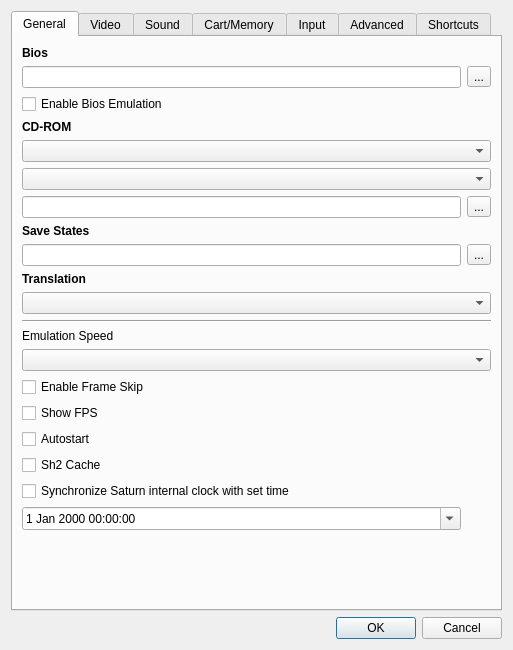
<?xml version="1.0" encoding="UTF-8"?>
<ui version="4.0">
 <class>UISettings</class>
 <widget class="QDialog" name="UISettings">
  <property name="geometry">
   <rect>
    <x>0</x>
    <y>0</y>
    <width>513</width>
    <height>650</height>
   </rect>
  </property>
  <property name="windowTitle">
   <string>Settings</string>
  </property>
  <layout class="QVBoxLayout">
   <item>
    <widget class="QTabWidget" name="twPages">
     <property name="currentIndex">
      <number>0</number>
     </property>
     <widget class="QWidget" name="wGeneral">
      <attribute name="title">
       <string>General</string>
      </attribute>
      <layout class="QGridLayout" name="gridLayout1">
       <item row="11" column="0" colspan="2">
        <widget class="QComboBox" name="cbTranslation"/>
       </item>
       <item row="9" column="1">
        <widget class="QToolButton" name="tbSaveStates">
         <property name="text">
          <string>...</string>
         </property>
        </widget>
       </item>
       <item row="7" column="1">
        <widget class="QToolButton" name="tbCdRom">
         <property name="text">
          <string>...</string>
         </property>
        </widget>
       </item>
       <item row="9" column="0">
        <widget class="QLineEdit" name="leSaveStates"/>
       </item>
       <item row="8" column="0" colspan="2">
        <widget class="QLabel" name="lSaveStates">
         <property name="font">
          <font>
           <bold>true</bold>
          </font>
         </property>
         <property name="text">
          <string>Save States</string>
         </property>
         <property name="textFormat">
          <enum>Qt::TextFormat::PlainText</enum>
         </property>
        </widget>
       </item>
       <item row="4" column="0" colspan="2">
        <widget class="QLabel" name="lCdRom">
         <property name="font">
          <font>
           <bold>true</bold>
          </font>
         </property>
         <property name="text">
          <string>CD-ROM</string>
         </property>
         <property name="textFormat">
          <enum>Qt::TextFormat::PlainText</enum>
         </property>
        </widget>
       </item>
       <item row="14" column="0" colspan="2">
        <widget class="Line" name="line">
         <property name="orientation">
          <enum>Qt::Orientation::Horizontal</enum>
         </property>
        </widget>
       </item>
       <item row="24" column="0">
        <widget class="QDateTimeEdit" name="dteBaseTime">
         <property name="calendarPopup">
          <bool>true</bool>
         </property>
        </widget>
       </item>
       <item row="6" column="0" colspan="2">
        <widget class="QComboBox" name="cbCdDrive">
         <property name="sizePolicy">
          <sizepolicy hsizetype="Minimum" vsizetype="Fixed">
           <horstretch>0</horstretch>
           <verstretch>0</verstretch>
          </sizepolicy>
         </property>
        </widget>
       </item>
       <item row="5" column="0" colspan="2">
        <widget class="QComboBox" name="cbCdRom"/>
       </item>
       <item row="10" column="0" colspan="2">
        <widget class="QLabel" name="lTranslation">
         <property name="font">
          <font>
           <bold>true</bold>
          </font>
         </property>
         <property name="text">
          <string>Translation</string>
         </property>
         <property name="textFormat">
          <enum>Qt::TextFormat::PlainText</enum>
         </property>
        </widget>
       </item>
       <item row="1" column="1">
        <widget class="QToolButton" name="tbBios">
         <property name="text">
          <string>...</string>
         </property>
        </widget>
       </item>
       <item row="17" column="0" colspan="2">
        <widget class="QCheckBox" name="cbEnableFrameSkipLimiter">
         <property name="text">
          <string>Enable Frame Skip</string>
         </property>
        </widget>
       </item>
       <item row="0" column="0" colspan="2">
        <widget class="QLabel" name="lBios">
         <property name="font">
          <font>
           <bold>true</bold>
          </font>
         </property>
         <property name="text">
          <string>Bios</string>
         </property>
         <property name="textFormat">
          <enum>Qt::TextFormat::PlainText</enum>
         </property>
        </widget>
       </item>
       <item row="23" column="0">
        <widget class="QCheckBox" name="cbClockSync">
         <property name="text">
          <string>Synchronize Saturn internal clock with set time</string>
         </property>
        </widget>
       </item>
       <item row="7" column="0">
        <widget class="QLineEdit" name="leCdRom"/>
       </item>
       <item row="2" column="0">
        <widget class="QCheckBox" name="cbEnableBiosEmulation">
         <property name="text">
          <string>Enable Bios Emulation</string>
         </property>
        </widget>
       </item>
       <item row="1" column="0">
        <widget class="QLineEdit" name="leBios"/>
       </item>
       <item row="25" column="0">
        <spacer>
         <property name="orientation">
          <enum>Qt::Orientation::Vertical</enum>
         </property>
         <property name="sizeHint" stdset="0">
          <size>
           <width>20</width>
           <height>2</height>
          </size>
         </property>
        </spacer>
       </item>
       <item row="20" column="0" colspan="2">
        <widget class="QCheckBox" name="cbShowFPS">
         <property name="text">
          <string>Show FPS</string>
         </property>
        </widget>
       </item>
       <item row="21" column="0" colspan="2">
        <widget class="QCheckBox" name="cbAutostart">
         <property name="text">
          <string>Autostart</string>
         </property>
        </widget>
       </item>
       <item row="15" column="0">
        <widget class="QLabel" name="label_emulationspeed">
         <property name="text">
          <string>Emulation Speed</string>
         </property>
        </widget>
       </item>
       <item row="16" column="0" colspan="2">
        <widget class="QComboBox" name="cbEmulationSpeed"/>
       </item>
       <item row="22" column="0">
        <widget class="QCheckBox" name="cbSh2Cache">
         <property name="text">
          <string>Sh2 Cache</string>
         </property>
        </widget>
       </item>
      </layout>
     </widget>
     <widget class="QWidget" name="wVideo">
      <attribute name="title">
       <string>Video</string>
      </attribute>
      <layout class="QGridLayout" name="gridLayout2">
       <item row="27" column="0">
        <widget class="QLabel" name="label_6">
         <property name="text">
          <string>Polygon Generation</string>
         </property>
        </widget>
       </item>
       <item row="25" column="0">
        <widget class="QPushButton" name="btnLow">
         <property name="text">
          <string>Low</string>
         </property>
        </widget>
       </item>
       <item row="28" column="1" colspan="2">
        <widget class="QComboBox" name="cbResolution"/>
       </item>
       <item row="1" column="0" colspan="3">
        <widget class="QComboBox" name="cbVideoCore"/>
       </item>
       <item row="34" column="0" colspan="3">
        <spacer>
         <property name="orientation">
          <enum>Qt::Orientation::Vertical</enum>
         </property>
         <property name="sizeHint" stdset="0">
          <size>
           <width>20</width>
           <height>2</height>
          </size>
         </property>
        </spacer>
       </item>
       <item row="25" column="1" colspan="2">
        <widget class="QPushButton" name="btnHigh">
         <property name="text">
          <string>High</string>
         </property>
        </widget>
       </item>
       <item row="26" column="1" colspan="2">
        <widget class="QComboBox" name="cbFilterMode"/>
       </item>
       <item row="27" column="1" colspan="2">
        <widget class="QComboBox" name="cbPolygonGeneration"/>
       </item>
       <item row="26" column="0">
        <widget class="QLabel" name="label_5">
         <property name="text">
          <string>Filter</string>
         </property>
        </widget>
       </item>
       <item row="30" column="0">
        <widget class="QLabel" name="label_8">
         <property name="text">
          <string>RBG Resolution</string>
         </property>
        </widget>
       </item>
       <item row="0" column="0" colspan="3">
        <widget class="QLabel" name="lVideoCore">
         <property name="font">
          <font>
           <bold>true</bold>
          </font>
         </property>
         <property name="text">
          <string>Video Core</string>
         </property>
         <property name="textFormat">
          <enum>Qt::TextFormat::PlainText</enum>
         </property>
        </widget>
       </item>
       <item row="6" column="0">
        <widget class="QLabel" name="lFullScreenResolution">
         <property name="font">
          <font>
           <bold>true</bold>
          </font>
         </property>
         <property name="text">
          <string>Fullscreen Resolution</string>
         </property>
         <property name="textFormat">
          <enum>Qt::TextFormat::PlainText</enum>
         </property>
        </widget>
       </item>
       <item row="28" column="0">
        <widget class="QLabel" name="label_7">
         <property name="text">
          <string>Internal Resolution</string>
         </property>
        </widget>
       </item>
       <item row="11" column="0">
        <widget class="QCheckBox" name="cbRotateScreen">
         <property name="text">
          <string>Rotate 90 degree</string>
         </property>
        </widget>
       </item>
       <item row="24" column="0">
        <widget class="QLabel" name="label">
         <property name="font">
          <font>
           <bold>true</bold>
          </font>
         </property>
         <property name="text">
          <string>Render Quality</string>
         </property>
        </widget>
       </item>
       <item row="12" column="0">
        <widget class="QCheckBox" name="cbFullscreen">
         <property name="text">
          <string>Start in Fullscreen</string>
         </property>
        </widget>
       </item>
       <item row="31" column="0">
        <widget class="QCheckBox" name="cbUseComputeShader">
         <property name="text">
          <string>Use compute shader for RBG generation</string>
         </property>
        </widget>
       </item>
       <item row="30" column="1" colspan="2">
        <widget class="QComboBox" name="cbRBGREsolution"/>
       </item>
       <item row="3" column="0" colspan="3">
        <widget class="QComboBox" name="cbAspectRatio"/>
       </item>
       <item row="8" column="0">
        <widget class="QLabel" name="lVideoFormat">
         <property name="font">
          <font>
           <bold>true</bold>
          </font>
         </property>
         <property name="text">
          <string>Video Format</string>
         </property>
         <property name="textFormat">
          <enum>Qt::TextFormat::PlainText</enum>
         </property>
        </widget>
       </item>
       <item row="10" column="0">
        <widget class="QLabel" name="label_2">
         <property name="font">
          <font>
           <bold>true</bold>
          </font>
         </property>
         <property name="text">
          <string>Rendering Option</string>
         </property>
        </widget>
       </item>
       <item row="2" column="0" colspan="3">
        <widget class="QLabel" name="lWinResolution">
         <property name="font">
          <font>
           <bold>true</bold>
          </font>
         </property>
         <property name="text">
          <string>Aspect Ratio</string>
         </property>
         <property name="textFormat">
          <enum>Qt::TextFormat::PlainText</enum>
         </property>
        </widget>
       </item>
       <item row="7" column="0" colspan="3">
        <widget class="QComboBox" name="cbFullscreenResolution"/>
       </item>
       <item row="9" column="0" colspan="3">
        <widget class="QComboBox" name="cbVideoFormat"/>
       </item>
      </layout>
     </widget>
     <widget class="QWidget" name="wSound">
      <attribute name="title">
       <string>Sound</string>
      </attribute>
      <layout class="QVBoxLayout">
       <item>
        <widget class="QLabel" name="lSoundCore">
         <property name="font">
          <font>
           <bold>true</bold>
          </font>
         </property>
         <property name="text">
          <string>Sound Core</string>
         </property>
         <property name="textFormat">
          <enum>Qt::TextFormat::PlainText</enum>
         </property>
        </widget>
       </item>
       <item>
        <widget class="QComboBox" name="cbSoundCore"/>
       </item>
       <item>
        <widget class="QLabel" name="label_3">
         <property name="text">
          <string>SCSP Sync count per a frame ( 1 - 255 )</string>
         </property>
        </widget>
       </item>
       <item>
        <widget class="QSpinBox" name="spinBox_scs_sync_count">
         <property name="minimum">
          <number>1</number>
         </property>
         <property name="maximum">
          <number>255</number>
         </property>
        </widget>
       </item>
       <item>
        <widget class="QLabel" name="label_4">
         <property name="text">
          <string>Time Synchronization Mode</string>
         </property>
        </widget>
       </item>
       <item>
        <widget class="QComboBox" name="cbTimeMode">
         <item>
          <property name="text">
           <string>Synchronize to CPU</string>
          </property>
         </item>
         <item>
          <property name="text">
           <string>Synchronize to the real time</string>
          </property>
         </item>
        </widget>
       </item>
       <item>
        <spacer>
         <property name="orientation">
          <enum>Qt::Orientation::Vertical</enum>
         </property>
         <property name="sizeHint" stdset="0">
          <size>
           <width>20</width>
           <height>2</height>
          </size>
         </property>
        </spacer>
       </item>
      </layout>
     </widget>
     <widget class="QWidget" name="wCartMemory">
      <attribute name="title">
       <string>Cart/Memory</string>
      </attribute>
      <layout class="QGridLayout" name="gridLayout3">
       <item row="7" column="3">
        <widget class="QToolButton" name="tbMemory">
         <property name="text">
          <string>...</string>
         </property>
        </widget>
       </item>
       <item row="5" column="3">
        <widget class="QToolButton" name="tbCartridge">
         <property name="text">
          <string>...</string>
         </property>
        </widget>
       </item>
       <item row="6" column="0" colspan="4">
        <widget class="QLabel" name="lMemory">
         <property name="font">
          <font>
           <bold>true</bold>
          </font>
         </property>
         <property name="text">
          <string>Memory</string>
         </property>
         <property name="textFormat">
          <enum>Qt::TextFormat::PlainText</enum>
         </property>
        </widget>
       </item>
       <item row="8" column="0" colspan="4">
        <widget class="QLabel" name="lMpegROM">
         <property name="font">
          <font>
           <bold>true</bold>
          </font>
         </property>
         <property name="text">
          <string>Mpeg ROM</string>
         </property>
         <property name="textFormat">
          <enum>Qt::TextFormat::PlainText</enum>
         </property>
        </widget>
       </item>
       <item row="7" column="0" colspan="3">
        <widget class="QLineEdit" name="leMemory"/>
       </item>
       <item row="11" column="1">
        <spacer>
         <property name="orientation">
          <enum>Qt::Orientation::Vertical</enum>
         </property>
         <property name="sizeHint" stdset="0">
          <size>
           <width>20</width>
           <height>2</height>
          </size>
         </property>
        </spacer>
       </item>
       <item row="9" column="3">
        <widget class="QToolButton" name="tbMpegROM">
         <property name="text">
          <string>...</string>
         </property>
        </widget>
       </item>
       <item row="5" column="0" colspan="3">
        <widget class="QLineEdit" name="leCartridge">
         <property name="inputMask">
          <string/>
         </property>
        </widget>
       </item>
       <item row="9" column="0" colspan="3">
        <widget class="QLineEdit" name="leMpegROM"/>
       </item>
       <item row="0" column="0" colspan="4">
        <widget class="QLabel" name="lCartridge">
         <property name="font">
          <font>
           <bold>true</bold>
          </font>
         </property>
         <property name="text">
          <string>Cartridge</string>
         </property>
         <property name="textFormat">
          <enum>Qt::TextFormat::PlainText</enum>
         </property>
        </widget>
       </item>
       <item row="2" column="2" colspan="2">
        <widget class="QLineEdit" name="leCartridgeModemIP">
         <property name="toolTip">
          <string/>
         </property>
         <property name="inputMask">
          <string/>
         </property>
         <property name="maxLength">
          <number>15</number>
         </property>
        </widget>
       </item>
       <item row="1" column="0" colspan="4">
        <widget class="QComboBox" name="cbCartridge"/>
       </item>
       <item row="2" column="0">
        <widget class="QLabel" name="lCartridgeModemIP">
         <property name="text">
          <string>Default Dial IP</string>
         </property>
        </widget>
       </item>
       <item row="4" column="2" colspan="2">
        <widget class="QLineEdit" name="leCartridgeModemPort">
         <property name="toolTip">
          <string/>
         </property>
         <property name="text">
          <string notr="true"/>
         </property>
         <property name="maxLength">
          <number>5</number>
         </property>
        </widget>
       </item>
       <item row="4" column="0">
        <widget class="QLabel" name="lCartridgeModemPort">
         <property name="text">
          <string>Port</string>
         </property>
        </widget>
       </item>
       <item row="10" column="0">
        <widget class="QCheckBox" name="checkBox_extended_internal_backup">
         <property name="text">
          <string>Extend Internal backup memory to 8MB</string>
         </property>
        </widget>
       </item>
      </layout>
     </widget>
     <widget class="QWidget" name="wInput">
      <attribute name="title">
       <string>Input</string>
      </attribute>
      <layout class="QGridLayout" name="gridLayout4">
       <item row="0" column="0" colspan="2">
        <widget class="QLabel" name="lInput">
         <property name="sizePolicy">
          <sizepolicy hsizetype="Preferred" vsizetype="Maximum">
           <horstretch>0</horstretch>
           <verstretch>0</verstretch>
          </sizepolicy>
         </property>
         <property name="font">
          <font>
           <bold>true</bold>
          </font>
         </property>
         <property name="text">
          <string>Input</string>
         </property>
         <property name="textFormat">
          <enum>Qt::TextFormat::PlainText</enum>
         </property>
        </widget>
       </item>
       <item row="1" column="0" colspan="2">
        <widget class="QComboBox" name="cbInput"/>
       </item>
       <item row="2" column="0">
        <widget class="UIPortManager" name="pmPort1">
         <property name="sizePolicy">
          <sizepolicy hsizetype="Preferred" vsizetype="Expanding">
           <horstretch>0</horstretch>
           <verstretch>0</verstretch>
          </sizepolicy>
         </property>
         <property name="title">
          <string>Port 1</string>
         </property>
        </widget>
       </item>
       <item row="2" column="1">
        <widget class="UIPortManager" name="pmPort2">
         <property name="sizePolicy">
          <sizepolicy hsizetype="Preferred" vsizetype="Expanding">
           <horstretch>0</horstretch>
           <verstretch>0</verstretch>
          </sizepolicy>
         </property>
         <property name="title">
          <string>Port 2</string>
         </property>
        </widget>
       </item>
       <item row="3" column="0">
        <widget class="QLabel" name="lGunMouseSensitivity">
         <property name="font">
          <font>
           <bold>true</bold>
          </font>
         </property>
         <property name="text">
          <string>Gun/Mouse Sensitivity</string>
         </property>
        </widget>
       </item>
       <item row="4" column="0" colspan="2">
        <widget class="QSlider" name="sGunMouseSensitivity">
         <property name="minimum">
          <number>1</number>
         </property>
         <property name="maximum">
          <number>400</number>
         </property>
         <property name="orientation">
          <enum>Qt::Orientation::Horizontal</enum>
         </property>
        </widget>
       </item>
      </layout>
     </widget>
     <widget class="QWidget" name="wAdvanced">
      <attribute name="title">
       <string>Advanced</string>
      </attribute>
      <layout class="QVBoxLayout">
       <item>
        <widget class="QLabel" name="lRegion">
         <property name="font">
          <font>
           <bold>true</bold>
          </font>
         </property>
         <property name="text">
          <string>Region</string>
         </property>
         <property name="textFormat">
          <enum>Qt::TextFormat::PlainText</enum>
         </property>
        </widget>
       </item>
       <item>
        <widget class="QComboBox" name="cbRegion"/>
       </item>
       <item>
        <widget class="QLabel" name="lSH2Interpreter">
         <property name="font">
          <font>
           <bold>true</bold>
          </font>
         </property>
         <property name="text">
          <string>SH2 Interpreter</string>
         </property>
         <property name="textFormat">
          <enum>Qt::TextFormat::PlainText</enum>
         </property>
        </widget>
       </item>
       <item>
        <widget class="QComboBox" name="cbSH2Interpreter"/>
       </item>
       <item>
        <widget class="QLabel" name="l68kCore">
         <property name="font">
          <font>
           <bold>true</bold>
          </font>
         </property>
         <property name="text">
          <string>68000 Core</string>
         </property>
        </widget>
       </item>
       <item>
        <widget class="QComboBox" name="cb68kCore"/>
       </item>
       <item>
        <spacer>
         <property name="orientation">
          <enum>Qt::Orientation::Vertical</enum>
         </property>
         <property name="sizeHint" stdset="0">
          <size>
           <width>20</width>
           <height>2</height>
          </size>
         </property>
        </spacer>
       </item>
      </layout>
     </widget>
     <widget class="QWidget" name="tab">
      <attribute name="title">
       <string>Shortcuts</string>
      </attribute>
      <layout class="QVBoxLayout" name="verticalLayout">
       <item>
        <widget class="UIShortcutManager" name="twShortcuts">
         <property name="tabKeyNavigation">
          <bool>false</bool>
         </property>
         <property name="dragDropOverwriteMode">
          <bool>false</bool>
         </property>
         <property name="selectionBehavior">
          <enum>QAbstractItemView::SelectionBehavior::SelectRows</enum>
         </property>
         <attribute name="horizontalHeaderCascadingSectionResizes">
          <bool>false</bool>
         </attribute>
         <attribute name="horizontalHeaderStretchLastSection">
          <bool>false</bool>
         </attribute>
         <attribute name="verticalHeaderVisible">
          <bool>false</bool>
         </attribute>
         <attribute name="verticalHeaderStretchLastSection">
          <bool>false</bool>
         </attribute>
         <column>
          <property name="text">
           <string>Description</string>
          </property>
         </column>
         <column>
          <property name="text">
           <string>Shortcut</string>
          </property>
         </column>
        </widget>
       </item>
      </layout>
     </widget>
    </widget>
   </item>
   <item>
    <widget class="QDialogButtonBox" name="dbbButtons">
     <property name="orientation">
      <enum>Qt::Orientation::Horizontal</enum>
     </property>
     <property name="standardButtons">
      <set>QDialogButtonBox::StandardButton::Cancel|QDialogButtonBox::StandardButton::Ok</set>
     </property>
    </widget>
   </item>
  </layout>
 </widget>
 <customwidgets>
  <customwidget>
   <class>UIPortManager</class>
   <extends>QGroupBox</extends>
   <header>ui/UIPortManager.h</header>
   <container>1</container>
  </customwidget>
  <customwidget>
   <class>UIShortcutManager</class>
   <extends>QTableWidget</extends>
   <header>UIShortcutManager.h</header>
  </customwidget>
 </customwidgets>
 <resources/>
 <connections>
  <connection>
   <sender>dbbButtons</sender>
   <signal>accepted()</signal>
   <receiver>UISettings</receiver>
   <slot>accept()</slot>
   <hints>
    <hint type="sourcelabel">
     <x>373</x>
     <y>399</y>
    </hint>
    <hint type="destinationlabel">
     <x>383</x>
     <y>403</y>
    </hint>
   </hints>
  </connection>
  <connection>
   <sender>dbbButtons</sender>
   <signal>rejected()</signal>
   <receiver>UISettings</receiver>
   <slot>reject()</slot>
   <hints>
    <hint type="sourcelabel">
     <x>467</x>
     <y>399</y>
    </hint>
    <hint type="destinationlabel">
     <x>453</x>
     <y>352</y>
    </hint>
   </hints>
  </connection>
 </connections>
</ui>
